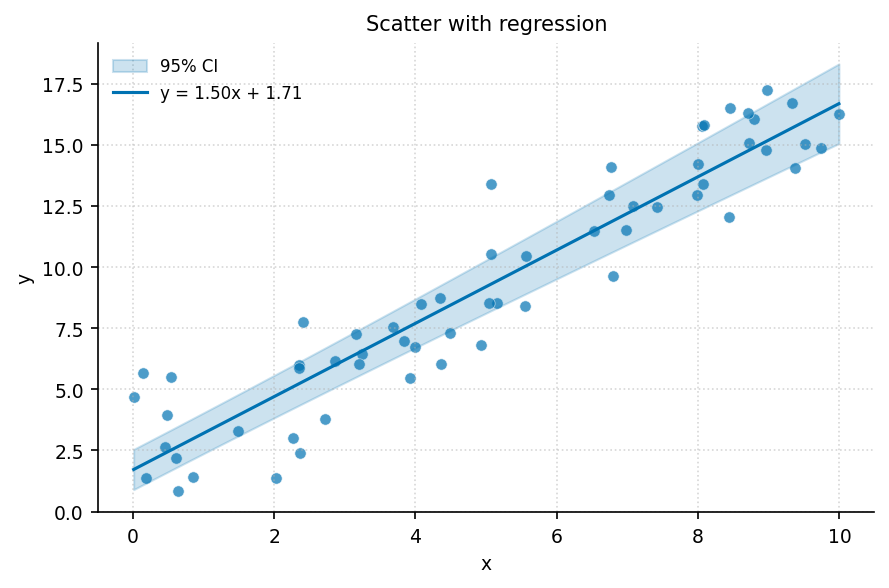

Source code (Python):
"""scatter_regression: 散点 + 线性拟合 + 95% 置信带."""
import sys, os; sys.path.insert(0, os.path.join(os.path.dirname(os.path.abspath(__file__)), '..', '..', '_utils', 'python'))
import numpy as np
import matplotlib.pyplot as plt
from theme import apply_theme
from palette import cycle

def make_figure(x=None, y=None, title='Scatter with regression'):
    apply_theme()
    if x is None:
        rng = np.random.default_rng(5)
        x = rng.uniform(0, 10, 60); y = 1.5*x + 2 + rng.normal(0, 2, 60)
    p, cov = np.polyfit(x, y, 1, cov=True)
    xs = np.linspace(x.min(), x.max(), 100)
    ys = np.polyval(p, xs)
    se = np.sqrt(np.diag(cov))
    ci = 1.96 * np.sqrt((se[0]*xs)**2 + se[1]**2)
    fig, ax = plt.subplots()
    ax.scatter(x, y, s=30, c=cycle(0), alpha=0.7, edgecolors='w', linewidth=0.4)
    ax.fill_between(xs, ys-ci, ys+ci, color=cycle(0), alpha=0.2, label='95% CI')
    ax.plot(xs, ys, color=cycle(0), label=f'y = {p[0]:.2f}x + {p[1]:.2f}')
    ax.set_xlabel('x'); ax.set_ylabel('y'); ax.set_title(title)
    ax.legend(); ax.grid(True, linestyle=':', alpha=0.5)
    fig.tight_layout()
    return fig

if __name__ == '__main__':
    fig = make_figure()
    fig.savefig(__file__.replace('.py', '.png'), dpi=150)
